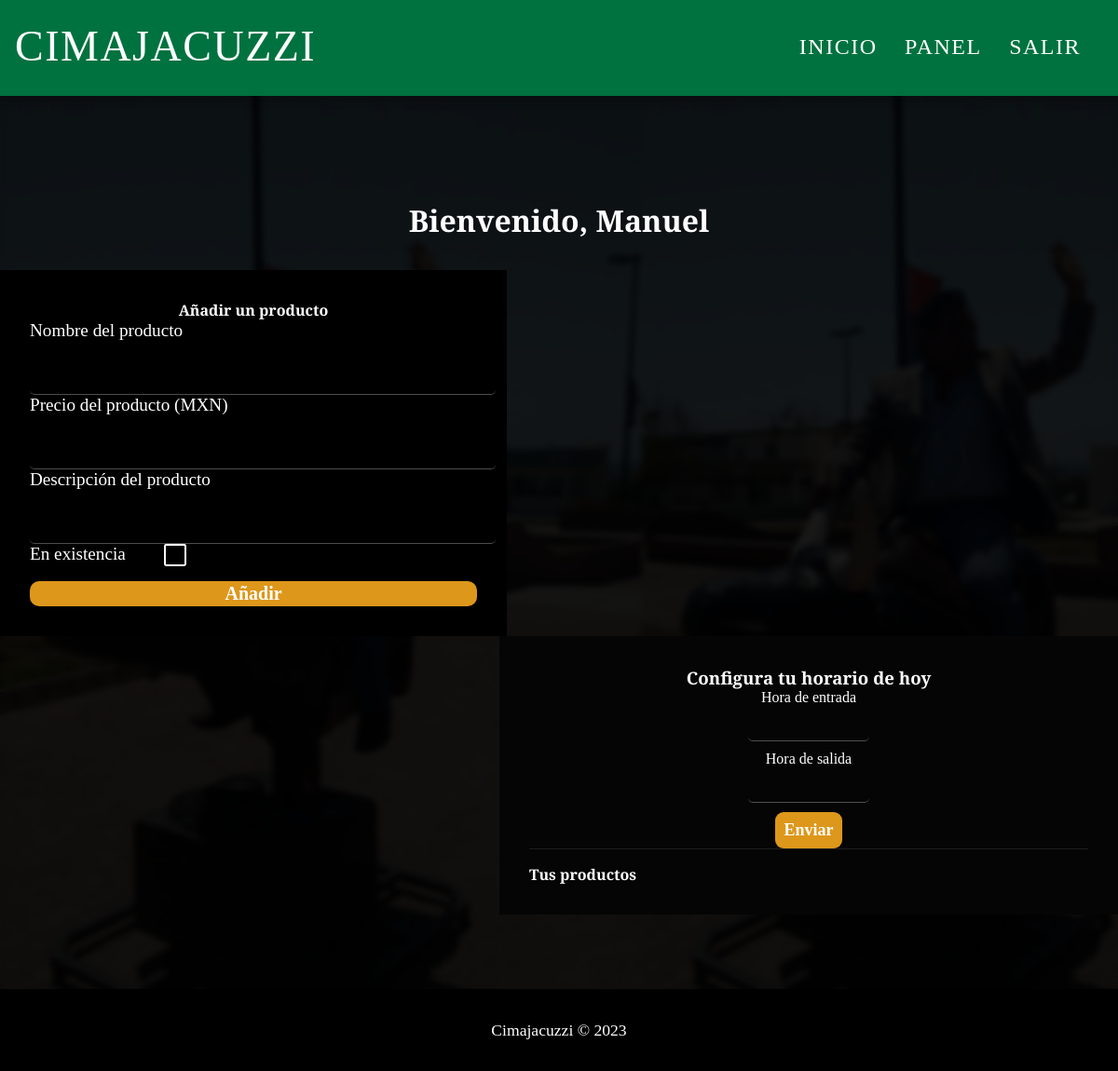
The page /panel (signed in) on the database as committed earlier.
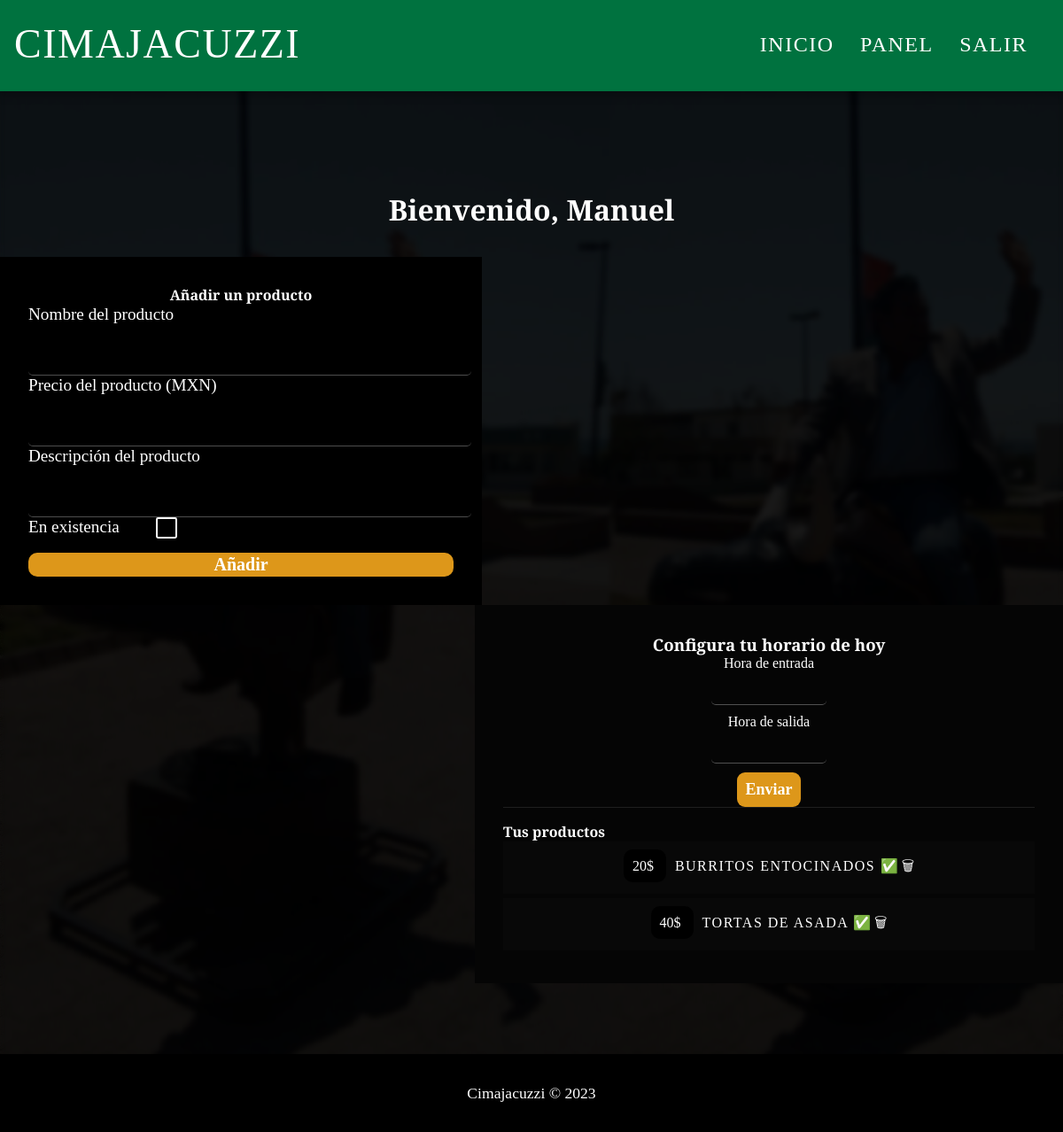
The same page on the database as committed later.
### tables this page shows
CREATE TABLE product (
    product_id INTEGER PRIMARY KEY AUTOINCREMENT,
    product_owner INTEGER NOT NULL,
    product_name VARCHAR(150) NOT NULL,
    product_price INT DEFAULT 0 NOT NULL,
    product_desc VARCHAR(255) NOT NULL,
    product_exists BOOLEAN NOT NULL,

    FOREIGN KEY (product_owner) REFERENCES user(user_id) ON DELETE CASCADE
);

### app.py (the view)
@app.route('/panel')
def panel() -> Callable:
    if 'username' not in session:
        return redirect(url_for('index'))
    conn = get_db_connection()
    products = conn.execute('SELECT * FROM product WHERE product_owner = ?', (session.get('user_id'),)).fetchall()
    product_form = ProductForm(request.form)
    schedule_form = HourForm(request.form)
    return render_template('panel.html',
                           session=session,
                           product_form=product_form,
                           schedule_form=schedule_form,
                           products=products)

### forms.py
class ProductForm(FlaskForm):
    product_name = StringField('Nombre del producto', validators=[DataRequired()])
    product_price = IntegerField('Precio del producto (MXN)', validators=[DataRequired()])
    product_desc = StringField('Descripción del producto', validators=[DataRequired()])
    product_exists = BooleanField('En existencia')

class HourForm(FlaskForm):
    start_hour = IntegerField('Hora de entrada', validators=[DataRequired()])
    leaving_hour = IntegerField('Hora de salida', validators=[DataRequired()])

### app.py (called while the page is built)
def get_db_connection() -> object | Any:
    conn = sqlite3.connect(DATABASE_PATH)
    conn.row_factory = sqlite3.Row
    return conn

### templates/panel.html (shortened to what this page needs)
{% extends "base.html" %}
{% from "form_macros.html" import render_field %}
{% block styles %}
<link rel="stylesheet" href="{{ url_for('static', filename='panel.css')}}">
{% endblock %}
{% block body %}
<h2 id="greeting">Bienvenido, {{ session['username'].title() }}</h2>
<section id="add-product-form">
    <form action="{{ url_for('add_product')}}" method="get">
        <h4>Añadir un producto</h4>
        {{ render_field(product_form.product_name) }}
        {{ render_field(product_form.product_price) }}
        {{ render_field(product_form.product_desc) }}
        {{ render_field(product_form.product_exists) }}
        <button type="submit">Añadir</button>
    </form>
</section>
<aside id="prod-aside">
    <header id="setup-hour">
        <form action="{{ url_for('set_hour')}}" method="get">
            <h3>Configura tu horario de hoy</h3>
            {{ render_field(schedule_form.start_hour) }}
            {{ render_field(schedule_form.leaving_hour) }}
            <button type="submit">Enviar</button>
        </form>
    </header>
    <div id="prod-list-container">
        <ul id="prod-list">
            <h4>Tus productos</h4>
            {% for product in products %}
            <div class="product-container">
                <a href="{{ url_for('edit_product', product_id=product['product_id'])}}">
                    <li class="product">
                        <div class="product-price">
                            {{ product['product_price'] }}$
                        </div>
                        <div class="product-name">
                            {{ product['product_name'].upper() }}
                        </div>
                        {% if product['product_exists'] %}
                        ✅
                        {% else %}
                        ❌
                        {% endif %}
                    </li>
                </a>
                <a href="{{ url_for('delete_product', product_id=product['product_id']) }}" class="delete-product">
                    🗑
                </a>
            </div>
            {% endfor %}
        </ul>
    </div>
</aside>
{% endblock %}

Rows that differ between the two databases and show on the page:
added product: product_price "20", product_name "BURRITOS ENTOCINADOS"
added product: product_price "40", product_name "TORTAS DE ASADA"
